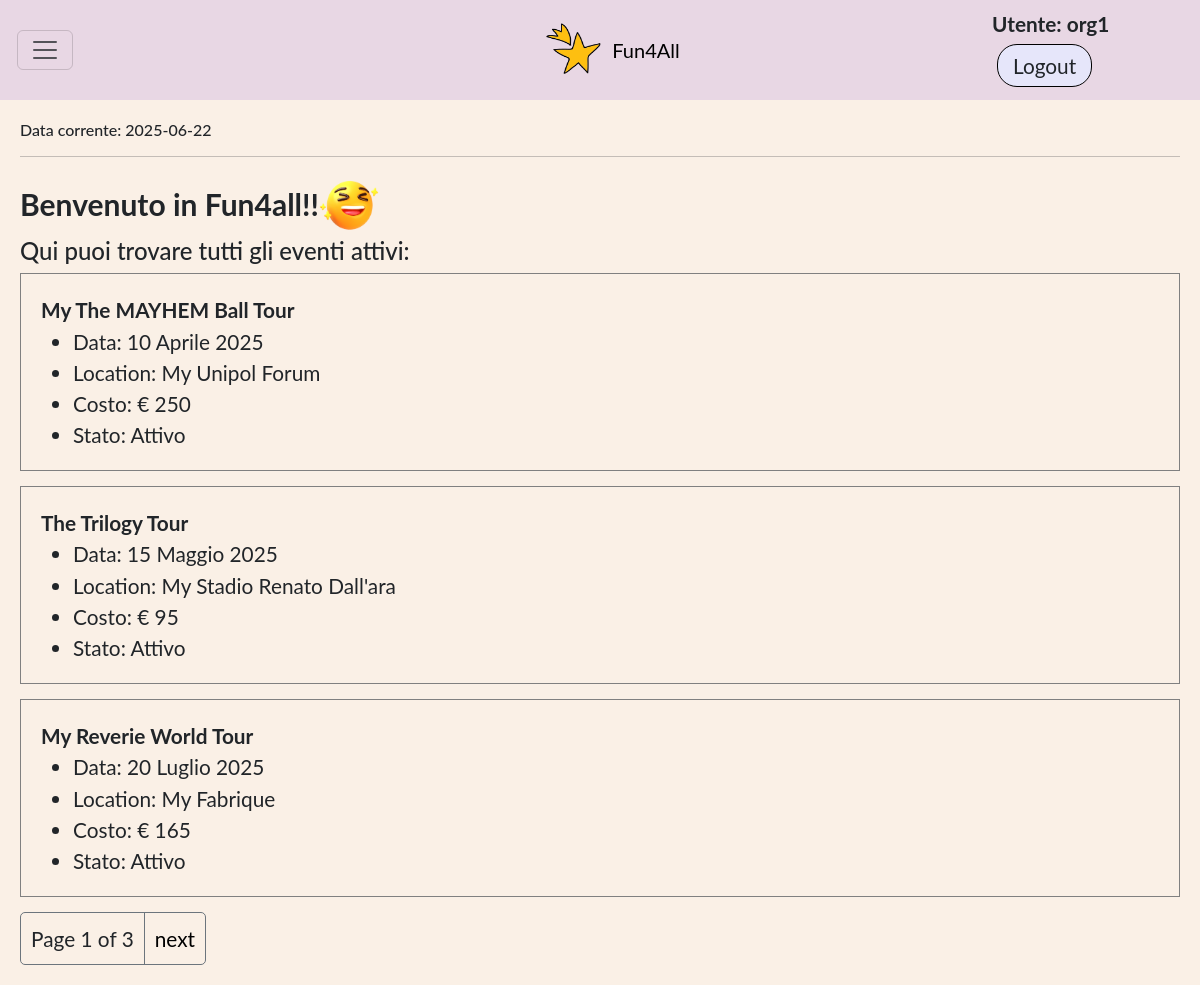
Screenshot of / (signed in) with the database file from the repository.
### app_fun4all/models.py (models this page shows, shortened)
class DataFittizia(models.Model):
    data_fittizia = models.DateField(validators=[valida_data_2025])
    admin = models.ForeignKey(User, on_delete=models.SET_NULL, null=True, blank=True)
    def __str__(self):
        return f"Data corrente: {self.data_fittizia}"
    class Meta:
        verbose_name_plural = 'Data Fittizia'
        permissions = (('can_manage_data_fittizia', 'Can manage Data Fittizia'),)

class Evento(models.Model):
    nome = models.CharField(max_length=80)
    descrizione = models.CharField(max_length=300 ,)
    location = models.ForeignKey(Location, on_delete=models.SET_NULL, null = True, related_name='eventi')
    data_evento = models.DateField(unique=True, validators=[valida_data_2025])
    organizzatore = models.ForeignKey(User, on_delete=models.SET_NULL, null=True, blank=True, related_name='eventi' )
    costo = models.PositiveIntegerField()
    data_corrente = models.ForeignKey(DataFittizia, on_delete=models.PROTECT, blank=True, null = True,related_name='eventi')
    Stato = [
        ('A', 'Attivo'),
        ('C', 'Cancellato dall\'organizzatore'),
        ('S', 'Sospeso per indisponibilità della location'),
        ('F', 'Scaduto e precedente attivo'),
        ('D', 'Scaduto e precededente cancellato'),
    ]
    stato = models.CharField(max_length=1, choices=Stato, default='A')
    class Meta:
        verbose_name_plural = 'Eventi'
        permissions = (('can_manage_evento', 'Can manage evento'),)

class Location(models.Model):
    nome = models.CharField(max_length=50)
    proprietario = models.ForeignKey(User, on_delete=models.SET_NULL, null=True, blank=True, related_name='locations' )
    luogo = models.CharField(max_length=100)
    capienza = models.PositiveIntegerField(validators=[MinValueValidator(1)])
    costo = models.PositiveIntegerField()
    data_apertura = models.DateField(validators=[valida_data_2025])
    data_chiusura = models.DateField(validators=[valida_data_2025])
    data_corrente = models.ForeignKey(DataFittizia, on_delete=models.PROTECT, null=True, blank=True, related_name='locations')
    Stato =[
        ('A', 'Attivo'),
        ('I', 'Inattivo'),
    ]
    stato = models.CharField(max_length=1, choices=Stato, default='A') #choices genera get_stato_display() che restituisce la descrizione dello stato
    class Meta:
        verbose_name_plural = 'Locations'
        permissions = (('can_manage_location', 'Can manage location'),)

### app_fun4all/views.py (the view)
# urls.py: path('', views.HomeListView.as_view(), name='home'),
class HomeListView(generic.ListView): #CBV della Home che mostra gli eventi attivi alla data fittizia
    model = Evento
    template_name = 'index.html'
    context_object_name = 'eventi_attivi'
    paginate_by = 3
    def get_queryset(self):
        return Evento.objects.filter(
                 stato ='A',
                ).order_by("data_evento","nome","location")

### app_fun4all/views.py (called while the page is built)
def data_corrente(request): #FBV che restituisce la data fittizia
    return { 'data_corrente': DataFittizia.objects.first() }

### app_fun4all/templates/index.html
{% extends "base_generic.html"%}
{% load static %}
{% block content %}
    <div style ="display:flex; align-items:center; font-size:30px;"><b>Benvenuto in Fun4all!!</b>
    <img src="{% static 'images/fun.png' %}"  width="60" height="64" class="d-inline-block align-text-top me-2"></div>
    <h4>Qui puoi trovare tutti gli eventi attivi:</h4>
    {% if eventi_attivi %}
        {% for evento in eventi_attivi %}
            <div class="sezione">
            <b>{{ evento.nome }}</b>
            <ul>
                <li>Data: {{ evento.data_evento}}</li>
                <li>Location: {{ evento.location.nome }}</li>
                <li>Costo: € {{ evento.costo }}</li>
                <li>Stato: {{ evento.get_stato_display}}</li>
            </ul>
            </div>
        {% endfor %}
    {% else %}
        <div class="sezione"><h5>Nessun evento attivo.</h5></div>
    {% endif %}
{% endblock %}

### app_fun4all/templates/base_generic.html (shortened to what this page needs)
<!DOCTYPE html>
<html lang="en">
<head>
    {% load static %}
    <link rel="stylesheet" href="https://cdn.jsdelivr.net/npm/bootstrap@5.3.0/dist/css/bootstrap.min.css">
    <link rel="stylesheet" href="{% static 'css/style.css' %}">
    <link rel="stylesheet" href="{% static 'css/home_layout.css' %}">
</head>
<body>
    <div class="box">
        {% block sidebar %}
            <nav class="navbar" style="background-color:rgb(232, 215, 228)">
                <div class="container-fluid d-flex align-items-center">
                    <div class="col-2">
                        {% if user.is_authenticated %}
                            <button class="navbar-toggler"
                                    type="button"
                                    data-bs-toggle="collapse"
                                    data-bs-target="#funzionalita"
                                    aria-expanded="false"
                                    aria-controls="funzionalita"
                                    aria-label="Toggle navigation">
                                <span class="navbar-toggler-icon"></span>
                            </button>
                        {% endif %}
                    </div>
                    <div class="col-8 text-center">
                        <a class="navbar-brand" href="{% url 'home' %}" style="display:flex;align-items:center;justify-content:center;">
                        <img src="{% static 'images/favicon.png' %}" alt="Logo" width="60" height="54" class="d-inline-block align-text-top me-2">
                        Fun4All
                    </a>
                    </div>
                    <div class="col-2 text-end">
                        {% if user.is_authenticated %}
                        <div class="autent ">
                            <span style="margin-right: 15px; font-weight: bold;"> Utente: {{ user.get_username }}</span>
                            <form style="display:inline" method="post" action="{% url 'logout' %}?next={% url 'home' %}">
                                <button class="btn">Logout</button>
                            </form>
                        </div>
                         {% else %}
                        <div class="autent ">
                            <a class="btn" href="{% url 'resetlogin' request.path %}">Login</a>
                            <a class="btn" href="{% url 'signup' request.path %}">Signup</a>
                        </div>
                        {% endif %}
                    </div>
                </div>
            </nav>
        {% endblock %}
        <div class="contenuto-principale" id="main-content">
            <h6>{{ data_corrente }}</h6>
            <hr>
            {% block content %}{% endblock %}
            {% block pagination %}
                {% if is_paginated %}
                    <div class="pagination">
                        <span style="padding: 10px;">Page {{ page_obj.number }} of {{ page_obj.paginator.num_pages }}</span>
                        {% if page_obj.has_next %}
                            <a style="border-left: 1px solid #6C757D;" href="{{ request.path }}?page={{ page_obj.next_page_number }}">next</a>
                        {% endif %}
                    </div>
                {% endif %}
            {% endblock %}
        </div>
    </div>
</body>
</html>

### app_fun4all/static/css/style.css (style rules this page uses)
body { font-family: "Lato", sans-serif; font-size : 1.3em; height : 96vh; margin-top: 2vh; margin-bottom: 2vh; }
.box ul { margin-bottom: 0px; }
button { display: inline-block; border: 1px solid black; padding: 3px 10px; cursor: pointer; background-color: #f7e4aa; transition: background-color 0.3s; font-size: 20px; margin: 5px; }
.navbar-brand { display: flex; align-items: center; margin-left:40px; text-align: end; }
.autent { display: flex; align-items: center; flex-wrap: wrap; align-content: end; }
.btn { border:solid black 0.09em; border-radius: 20px; background-color: lavender; padding: 5px 15px; font-size: 1em; margin: 5px; cursor:pointer; }
.sezione { width: 100%; padding: 20px; margin-bottom: 15px; border: 0.5px solid gray; }
.pagination { display:flex; align-items: baseline; width: fit-content; border: 1px solid #6C757D; border-radius: 5px; }
.pagination a { text-decoration: none; color:black; padding: 10px; margin:0px; }

### app_fun4all/static/css/home_layout.css (style rules this page uses)
html, body { height: 100%; margin: 0; }
.box { width: 100%; min-height: 100vh; background: linen; overflow: auto; }
.contenuto-principale { padding: 20px; width: 100%; height: 95%; background-color: linen; }

### rows the page displays
DataFittizia: data_fittizia "Data corrente: 2025-06-22"
Evento: nome "My The MAYHEM Ball Tour", data_evento "10 Aprile 2025", location.nome "My Unipol Forum", costo "250", stato "Attivo"
Evento: nome "The Trilogy Tour", data_evento "15 Maggio 2025", location.nome "My Stadio Renato Dall'ara", costo "95", stato "Attivo"
Evento: nome "My Reverie World Tour", data_evento "20 Luglio 2025", location.nome "My Fabrique", costo "165", stato "Attivo"

### other values shown
{{ user.get_username }} "org1"
{{ page_obj.number }} "1"
{{ page_obj.paginator.num_pages }} "3"
